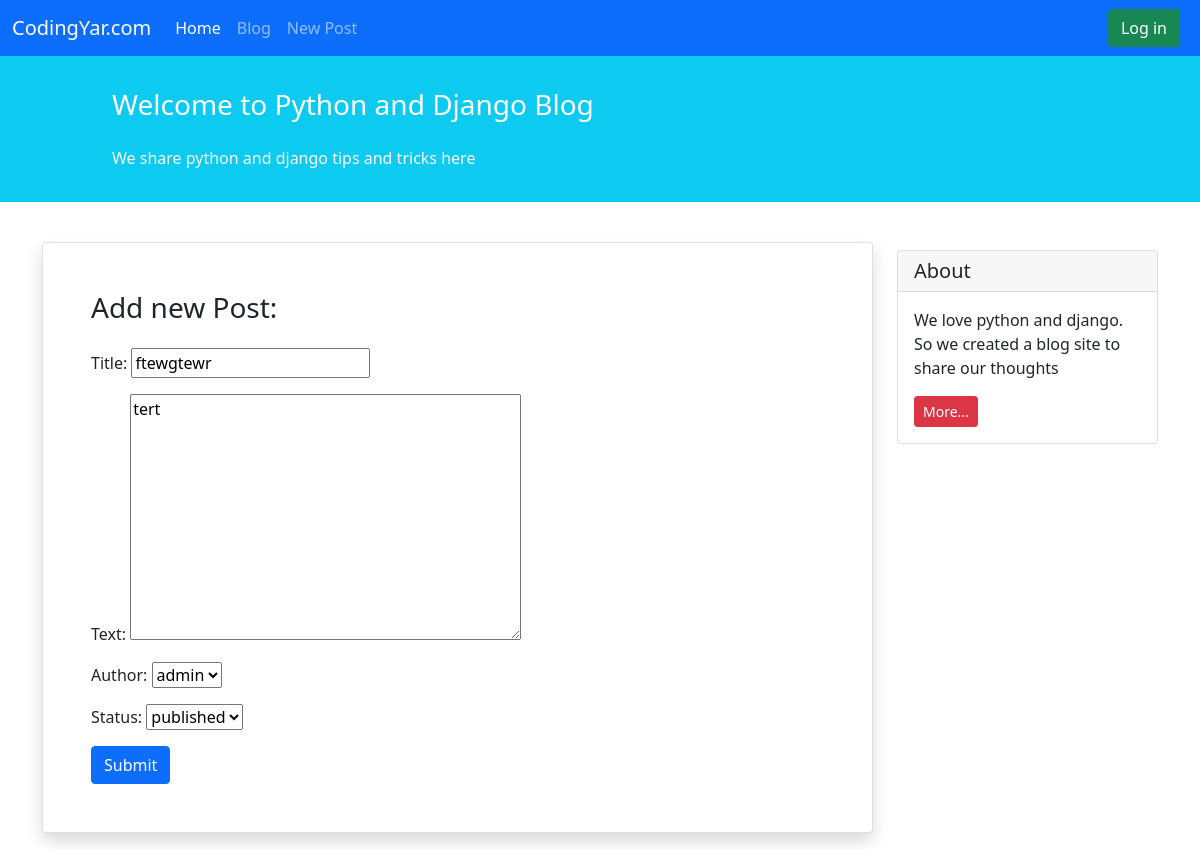
The page /blog/28/update on the database its author committed.
### blog/models.py (models this page shows, shortened)
class Post(models.Model):
    STATUS_CHOICES = (
        ( 'Drf', 'Draft', ),
        ('pub','published'),
                      )
    title = models.CharField(max_length=250)
    text = models.TextField()
    author = models.ForeignKey('auth.User',on_delete=models.CASCADE)
    date_created = models.DateTimeField(auto_now_add=True)
    date_modified = models.DateTimeField(auto_now=True)
    status = models.CharField(max_length=3,choices=STATUS_CHOICES)

### blog/views.py (the view)
# urls.py: path("<int:pk>/update",views.Update_PostView.as_view(),name = "post_detail_update"),
class Update_PostView(generic.UpdateView):
    model = Post
    form_class = NewPostForm
    template_name = 'blog/add_post.html'

### blog/forms.py
class NewPostForm(ModelForm):
    class Meta:
        model = Post
        fields = ['title', 'text','author', 'status']

### blog/templates/blog/add_post.html (shortened to what this page needs)
{% extends "_base.html" %}
{% block content %}
<div class="container mt-4">
    <div class="row">
        <div class="col-9">
            <div class="card shadow my-3 p-5">
                <h3>Add new Post:</h3>
                <form method="POST">
                    <p>
                    {{ form.as_p}}
                    </p>
                    <button type="submit" class="btn btn-primary">Submit</button>
                </form>
            </div>
        </div>
        <div class="col-3">
                <div class="card my-4">
                    <h5 class="card-header">About</h5>
                    <div class="card-body">
                        <p class="card-text">We love python and django. So we created a blog site to share our
                            thoughts</p>
                        <a href="#"
                           class="btn btn-sm btn-danger">
                            More...
                        </a>
                    </div>
                </div>
        </div>
    </div>
</div>
{% endblock content %}

### rows shown on the page
Post: title "ftewgtewr", text "tert", author "admin", status "published"
